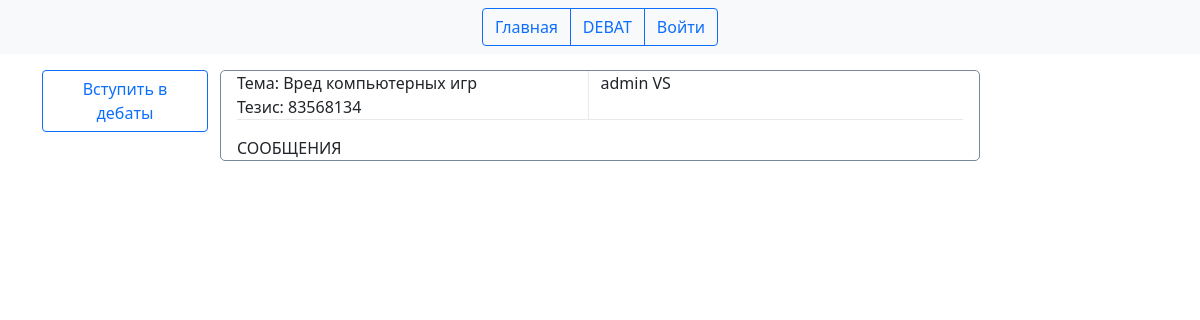
Page /debat/29 on the committed database.
### main/models.py (models this page shows, shortened)
class Debat(models.Model):
    theme = models.ForeignKey(Theme, on_delete=models.CASCADE, verbose_name='Тема')
    thesis = models.CharField(verbose_name='Тезис', max_length=150)
    members = models.ManyToManyField(User, related_name='debats_users', verbose_name='Участники')
    class Meta:
        verbose_name = 'Дебаты'
        verbose_name_plural = 'Дебаты'
        ordering = ['-id']

class Theme(models.Model):
    name = models.CharField(verbose_name='Тема', max_length=150)
    rating = models.IntegerField(default=0)
    def __str__(self):
        return self.name
    class Meta:
        verbose_name = 'Тема'
        verbose_name_plural = 'Темы'
        ordering = ['-id']

### main/views.py (the view)
# urls.py: path('debat/<int:debat_id>', DebatPage.as_view(), name='debat_page'),
class DebatPage(ListView):
    model = Debat
    template_name = 'debat_page.html'
    context_object_name = 'debats'
    def get_context_data(self, *, object_list=None, **kwargs):
        context = super().get_context_data(**kwargs)
        context['title'] = 'Debat - ' + str(self.kwargs['debat_id'])
        return context
    def get_queryset(self):
        return Debat.objects.get(id=self.kwargs['debat_id'])

### templates/debat_page.html (shortened to what this page needs)
{% extends 'base.html' %}
{% block content %}
    <div class="container">
        <div class="row">
            <div class="col-md-2 mt-3">
                <div class="list-group">
                    {% if debats.members.count < 2 %}
                    <a href="{% url 'add_opponent' debats.id%}" class="btn btn-outline-primary" aria-current="true">
                        Вступить в дебаты
                    </a>
                    {% else %}
                    <a href="#" class="btn btn-outline-danger" aria-current="true">
                        Выйти
                    </a>
                    {% endif %}
                </div>
            </div>
            <div class="col-md-8 mt-3 border-content">
                <div class="container g-3">
                    <div class="row" style="border-bottom: 1px solid rgba(39,41,43,0.1);">
                        <div class="col-sm g-0" style="border-right: 1px solid rgba(39,41,43,0.1);">
                            Тема: {{ debats.theme }}<br>
                            Тезис: {{ debats.thesis }}
                        </div>
                        <div class="col-sm">
                            {{ debats.members.all.0 }} VS {{ debats.members.all.1 }}
                        </div>
                    </div>
                    <div class="row">
                        <div class="col-sm g-0 mt-3">
                            СООБЩЕНИЯ
                        </div>
                    </div>
                </div>
            </div>
        </div>
    </div>
{% endblock %}

### static/style.css (style rules this page uses)
.border-content { border: solid; border-radius: 5px; border-width: 1px; border-color: lightslategrey; }

### rows in the picture
Debat: theme "Вред компьютерных игр", thesis "83568134", members.all.0 "admin"
